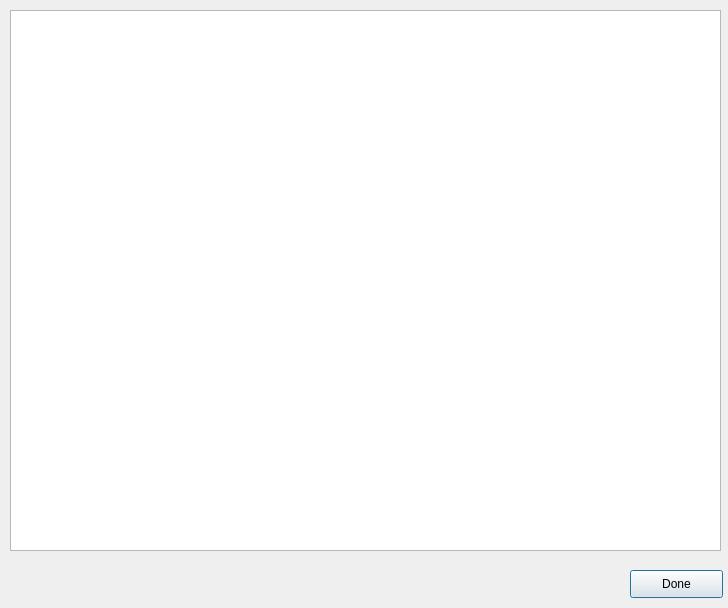
<?xml version="1.0" encoding="UTF-8"?>
<ui version="4.0">
 <class>Dialog_Disp</class>
 <widget class="QDialog" name="Dialog_Disp">
  <property name="geometry">
   <rect>
    <x>0</x>
    <y>0</y>
    <width>728</width>
    <height>608</height>
   </rect>
  </property>
  <property name="windowTitle">
   <string>Dialog</string>
  </property>
  <widget class="QTextBrowser" name="Results">
   <property name="geometry">
    <rect>
     <x>10</x>
     <y>10</y>
     <width>711</width>
     <height>541</height>
    </rect>
   </property>
  </widget>
  <widget class="QPushButton" name="pushButton_DIsp_Done">
   <property name="geometry">
    <rect>
     <x>630</x>
     <y>570</y>
     <width>93</width>
     <height>28</height>
    </rect>
   </property>
   <property name="text">
    <string>Done</string>
   </property>
  </widget>
 </widget>
 <resources/>
 <connections/>
</ui>
